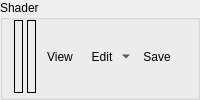
        <widget class="QGroupBox" name="vsShaderGroup">
         <property name="sizePolicy">
          <sizepolicy hsizetype="Preferred" vsizetype="Minimum">
           <horstretch>0</horstretch>
           <verstretch>0</verstretch>
          </sizepolicy>
         </property>
         <property name="title">
          <string>Shader</string>
         </property>
         <layout class="QHBoxLayout" name="horizontalLayout_3">
          <property name="spacing">
           <number>4</number>
          </property>
          <property name="topMargin">
           <number>0</number>
          </property>
          <property name="bottomMargin">
           <number>4</number>
          </property>
          <item>
           <widget class="RDLabel" name="vsRootSig">
            <property name="frameShape">
             <enum>QFrame::Box</enum>
            </property>
           </widget>
          </item>
          <item>
           <widget class="RDLabel" name="vsShader">
            <property name="frameShape">
             <enum>QFrame::Box</enum>
            </property>
           </widget>
          </item>
          <item>
           <widget class="QToolButton" name="vsShaderViewButton">
            <property name="cursor">
             <cursorShape>PointingHandCursor</cursorShape>
            </property>
            <property name="toolTip">
             <string>Open Shader Source</string>
            </property>
            <property name="text">
             <string>View</string>
            </property>
            <property name="icon">
             <iconset resource="../../Resources/resources.qrc">
              <normaloff>:/action.png</normaloff>:/action.png</iconset>
            </property>
            <property name="toolButtonStyle">
             <enum>Qt::ToolButtonTextBesideIcon</enum>
            </property>
            <property name="autoRaise">
             <bool>true</bool>
            </property>
           </widget>
          </item>
          <item>
           <widget class="QToolButton" name="vsShaderEditButton">
            <property name="toolTip">
             <string>Edit Shader</string>
            </property>
            <property name="text">
             <string>Edit</string>
            </property>
            <property name="icon">
             <iconset resource="../../Resources/resources.qrc">
              <normaloff>:/page_white_edit.png</normaloff>:/page_white_edit.png</iconset>
            </property>
            <property name="popupMode">
             <enum>QToolButton::MenuButtonPopup</enum>
            </property>
            <property name="toolButtonStyle">
             <enum>Qt::ToolButtonTextBesideIcon</enum>
            </property>
            <property name="autoRaise">
             <bool>true</bool>
            </property>
           </widget>
          </item>
          <item>
           <widget class="QToolButton" name="vsShaderSaveButton">
            <property name="toolTip">
             <string>Save Shader DXBC</string>
            </property>
            <property name="text">
             <string>Save</string>
            </property>
            <property name="icon">
             <iconset resource="../../Resources/resources.qrc">
              <normaloff>:/save.png</normaloff>:/save.png</iconset>
            </property>
            <property name="toolButtonStyle">
             <enum>Qt::ToolButtonTextBesideIcon</enum>
            </property>
            <property name="autoRaise">
             <bool>true</bool>
            </property>
           </widget>
          </item>
          <item>
           <spacer name="vsShaderSpacer">
            <property name="orientation">
             <enum>Qt::Horizontal</enum>
            </property>
            <property name="sizeHint" stdset="0">
             <size>
              <width>0</width>
              <height>0</height>
             </size>
            </property>
           </spacer>
          </item>
         </layout>
        </widget>
